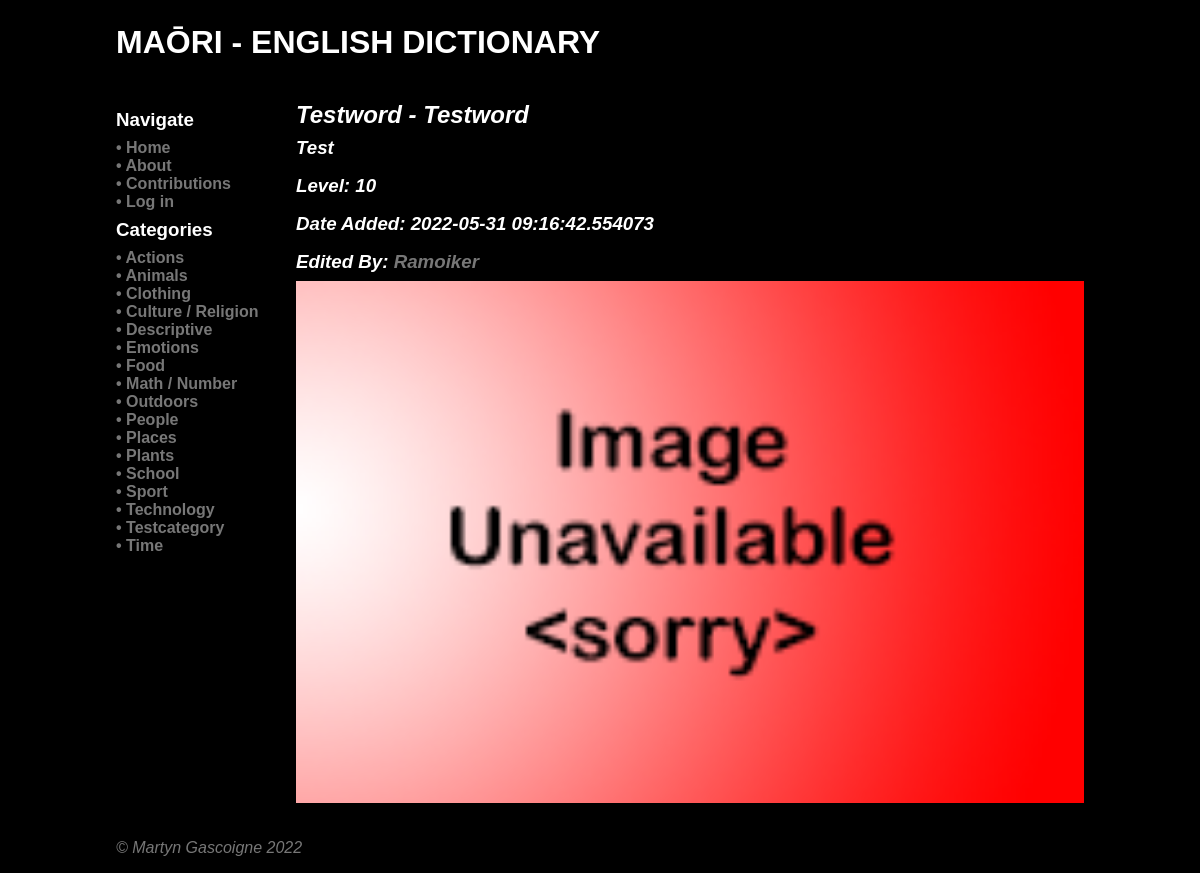
/word/310, run on the app's committed database.
### tables this page shows
CREATE TABLE category
(
    id          integer
        constraint category_pk
            primary key autoincrement,
    name        varchar(80),
    description varchar(600),
    timestamp   datetime
, user_created boolean);

CREATE TABLE "word"
(
	id integer
		constraint word_pk
			primary key autoincrement,
	name varchar(80),
	description varchar(600),
	author integer
		constraint word_user_id_fk
			references user,
	timestamp datetime,
	maori varchar(128),
	image varchar,
	level integer
);

CREATE TABLE user
(
    id       integer
        constraint user_pk
            primary key autoincrement,
    username varchar(32)
, password varchar(80), email varchar(128), teacher boolean);

### app.py (the view)
@app.route('/word/<word>', methods=["POST", "GET"])
def render_word_page(word):
    con = create_connection(DB_NAME)
    query = "SELECT * FROM word WHERE id=?"
    cur = con.cursor()
    cur.execute(query, (word,))
    word_data = cur.fetchall()
    users = []
    if request.method == "POST":
        if not is_logged_in():
            return redirect('/?error=Not+logged+in')
        if not is_teacher():
            return redirect('/?error=No+permission')
        if request.method == "POST":
            word_name = request.form['word_name'].strip()
            word_maori = request.form['word_maori'].strip()
            word_desc = request.form['word_desc'].strip()
            word_level = max(0, min(10, int(request.form['word_level'])))
            userid = session['userid']
            timestamp = datetime.now()
            if (word_name != word_data[0][1]) or (word_maori != word_data[0][5]) \
                    or (word_desc != word_data[0][2]) or (word_level != word_data[0][7]):
                query = "UPDATE word SET name=?,description=?,author=?,timestamp=?,maori=?,level=? WHERE id=?"
                cur = con.cursor()
                cur.execute(query, (word_name, word_desc, userid, timestamp, word_maori, word_level, word))
                con.commit()
            con.close()
            return redirect('/word/' + str(word))
    else:
        if not word_data:
            return redirect('/?error=No+such+word')
        user_id = word_data[0][3]
        query = "SELECT * FROM user WHERE id=?"
        cur = con.cursor()
        cur.execute(query, (user_id,))
        users = cur.fetchall()
        con.close()
    return render_template('word.html', passed_word=word_data, category_list=find_categories(),
                           logged_in=is_logged_in(), user_account=my_account(), teacher=is_teacher(), user_data=users)

### app.py (called while the page is built)
def create_connection(db_file):
    try:
        connection = sqlite3.connect(db_file)
        connection.execute('pragma foreign_keys=ON')
        return connection
    except Error as e:
        print(e)
    return None

def find_categories():
    con = create_connection(DB_NAME)
    query = "SELECT id, name, description FROM category ORDER BY name"
    cur = con.cursor()
    cur.execute(query)
    found_categories = cur.fetchall()
    con.close()
    return found_categories

def my_account():
    if session.get('userid') is None:
        return False
    else:
        return session.get('userid')

def is_logged_in():
    if session.get('email') is None:
        print('Not logged in')
        return False
    else:
        print('Logged in')
        return True

def is_teacher():
    if not is_logged_in() or (session.get('teacher') is None or 0):
        print('Not teacher')
        return False
    else:
        print('Is teacher')
        return True

### templates/word.html (shortened to what this page needs)
{% extends 'base.html' %}
{% block heading %}Maōri - English Dictionary{% endblock %}
{% block main %}
    <div class="category-description">
        <h2>{{ passed_word[0][5] }} - {{ passed_word[0][1] }}
        <h3>{{ passed_word[0][2] }}</h3>
        <h3>Level: {{ passed_word[0][7] }}</h3>
        <h3>Date Added: {{ passed_word[0][4] }}</h3>
        <h3>Edited By: <a href="/account/{{ user_data[0][0] }}">{{ user_data[0][1] }}</a></h3>
        <img src="/static/images/{{ passed_word[0][6] }}">
    </div>
{% endblock %}

### templates/base.html (shortened to what this page needs)
<!doctype html>
<html lang="en">
<head>
    <link href="{{ url_for('static', filename='css/style.css') }}" rel="stylesheet">
</head>
<body>
<div id="container">
    <header>
        <h1>
            {% block heading %}{% endblock %}
        </h1>
    </header>
    <nav>
        <div class="category-box">
            <h3>Navigate</h3>
            <h4><a href="\">• Home</a></h4>
            <h4><a href="\about">• About</a></h4>
            <h4><a href="\contributions">• Contributions</a></h4>
            {% if not logged_in %}<h4><a href="\login">• Log in</a></h4>
            {% else %}
                <h4><a href="\account\{{ user_account }}">• Account</a></h4>
                <h4><a href="\logout">• Log out</a></h4>
            {% endif %}
            <h3>Categories
            </h3>
        </div>
        {% for category in category_list %}
            <div class="category-box">
                <h4><a href="/category/{{ category[0] }}">• {{ category[1] }}</a></h4>
            </div>
        {% endfor %}
    </nav>
    <main>
        {% block main %}{% endblock %}
    </main>
    <footer class="footer">
        <a href="https://github.com/Galvin-X/Translator" target="_blank">&copy; Martyn Gascoigne 2022</a>
    </footer>
</div>
</body>
</html>

### static/css/style.css (style rules this page uses)
* { font-family: "Microsoft Tai Le", sans-serif; margin: 0; padding: 0; box-sizing: border-box; background-color: #000; }
#container { display: grid; grid-template-columns: 75px auto; grid-template-areas: 'nav header' 'main main' 'footer footer'; }
header { grid-area: header; background-color: #000; padding: 1rem; }
nav { grid-area: nav; }
main { grid-area: main; padding: 1rem; background-color: #edd; }
h1 { padding: 0.5rem 0; color: #fff; text-transform: uppercase; }
h2, h3 { padding: 0.5rem 0; color: #fff; }
h4 { padding: 0rem 0; }
a { color: white; text-decoration: none; }
img { width: 100%; }
footer { grid-area: footer; padding: 1rem; background-color: #000; }
.category-description { font-style: italic; }
.category-description h2 { padding: 0rem 0; color: #fff; }
.category-description h3 { padding: 0.5rem 0; color: #fff; }
.category-description a { color: #777777; font-style: italic; text-decoration: none; }
.category-box { font-style: normal; }
.category-box a { color: #777777; text-decoration: none; }
.footer { font-style: italic; color: #777777; }
.footer a { color: #777777; text-decoration: none; }
@media only screen and (min-width: 768px) { #container { grid-template-columns: 180px auto; grid-template-areas: 'header header' 'nav main' 'footer footer'; } }
@media only screen and (min-width: 768px) { nav { padding: 1rem; } }
@media only screen and (min-width: 768px) { nav a { color: #777777; text-decoration: none; } }
@media only screen and (min-width: 768px) { main { background-color: #000; } }
@media only screen and (min-width: 1000px) { #container { width: 1000px; margin: auto; } }

### data on the page
category: name "Actions"
category: name "Animals"
category: name "Clothing"
category: name "Culture / Religion"
category: name "Descriptive"
category: name "Emotions"
category: name "Food"
category: name "Math / Number"
category: name "Outdoors"
category: name "People"
category: name "Places"
category: name "Plants"
category: name "School"
category: name "Sport"
category: name "Technology"
category: name "Testcategory"
category: name "Time"
word: maori "Testword", name "Testword", description "Test", level "10", timestamp "2022-05-31 09:16:42.554073", image (placeholder picture)
user: username "Ramoiker"
